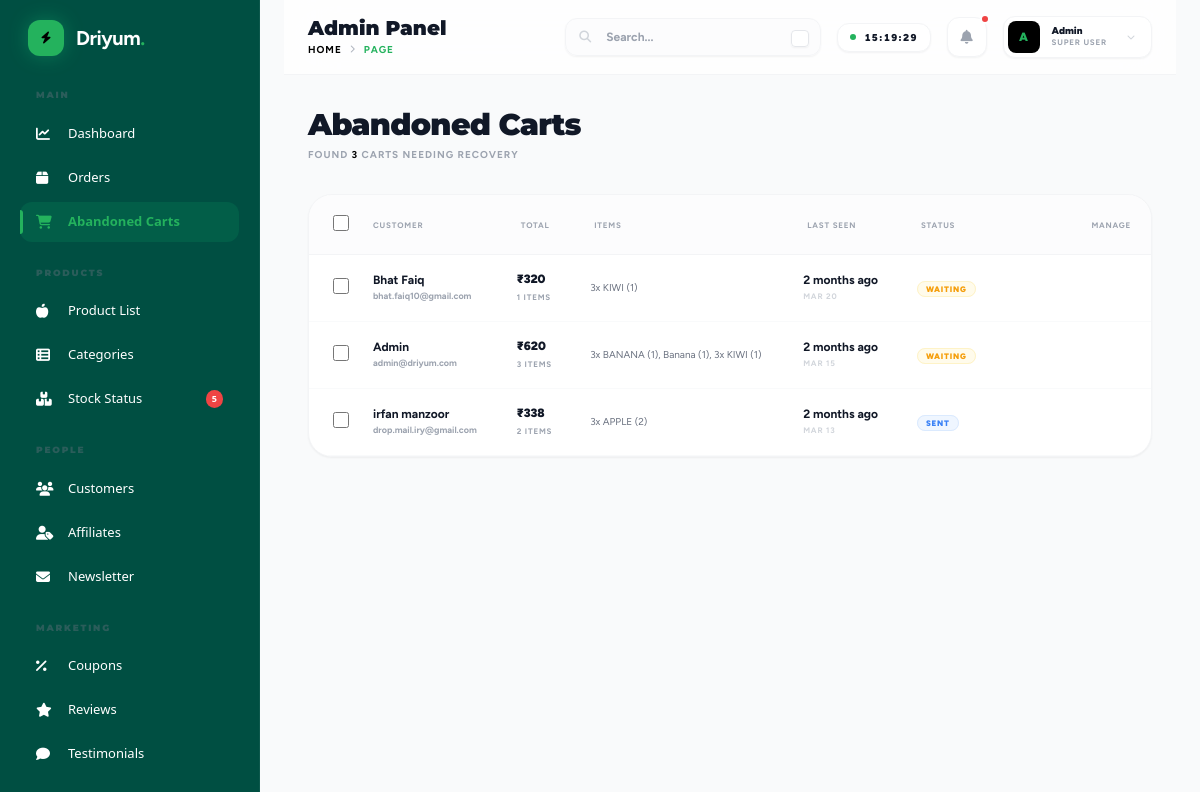
The page /admin/abandoned_carts.php (signed in) on the database as committed earlier.
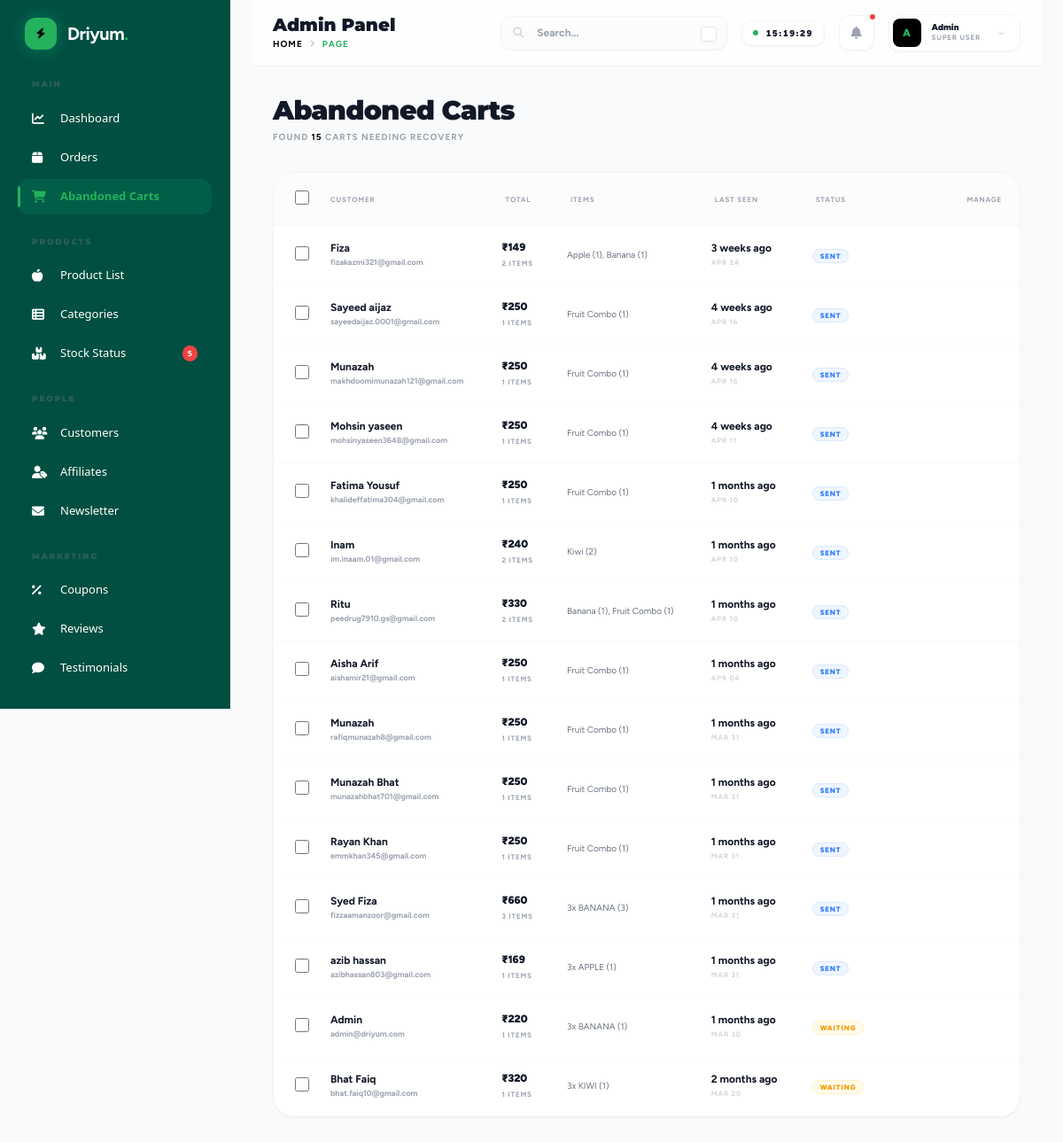
The same page on the database as committed later.
### tables this page shows
CREATE TABLE `abandoned_carts` (
  `id` int(11) NOT NULL,
  `user_id` int(11) NOT NULL,
  `cart_data` text NOT NULL,
  `last_updated` timestamp NOT NULL DEFAULT current_timestamp() ON UPDATE current_timestamp(),
  `is_reminded` tinyint(1) DEFAULT 0,
  `created_at` timestamp NOT NULL DEFAULT current_timestamp()
);

CREATE TABLE `users` (
  `id` int(11) NOT NULL,
  `name` varchar(255) NOT NULL,
  `email` varchar(255) NOT NULL,
  `phone` varchar(20) DEFAULT NULL,
  `password` varchar(255) NOT NULL,
  `is_admin` tinyint(1) DEFAULT 0,
  `is_active` tinyint(1) DEFAULT 1,
  `created_at` timestamp NOT NULL DEFAULT current_timestamp(),
  `updated_at` timestamp NOT NULL DEFAULT current_timestamp() ON UPDATE current_timestamp()
);

### includes/functions.php (called while the page is built, shortened)
<?php
require_once __DIR__ . '/../config/database.php';
function get_product_by_id($id) {
    $sql = "SELECT p.*, c.name as category_name FROM products p LEFT JOIN categories c ON c.id = p.category_id WHERE p.id = ? AND p.is_active = 1";
    return fetch_one($sql, [$id]);
}
function get_time_ago($timestamp) {
    $time_ago = strtotime($timestamp);
    $current_time = time();
    $time_difference = $current_time - $time_ago;
    $seconds = $time_difference;
    $minutes = round($seconds / 60);
    $hours = round($seconds / 3600);
    $days = round($seconds / 86400);
    $weeks = round($seconds / 604800);
    $months = round($seconds / 2629440);
    $years = round($seconds / 31553280);
    if ($seconds <= 60) {
        return "Just now";
    } else if ($minutes <= 60) {
        return "$minutes min ago";
    } else if ($hours <= 24) {
        return "$hours hours ago";
    } else if ($days <= 7) {
        return "$days days ago";
    } else if ($weeks <= 4.3) {
        return "$weeks weeks ago";
    } else if ($months <= 12) {
        return "$months months ago";
    } else {
        return "$years years ago";
    }
}
function get_pagination_data($query, $params = [], $per_page = 10) {
    $page = isset($_GET['page']) ? (int)$_GET['page'] : 1;
    $count_query = "SELECT COUNT(*) as total FROM ($query) as t";
    $total_res = fetch_one($count_query, $params);
    $total_records = $total_res['total'] ?? 0;
    $total_pages = ceil($total_records / $per_page);
    $offset = ($page - 1) * $per_page;
    $paginated_query = $query . " LIMIT $per_page OFFSET $offset";
    $records = fetch_all($paginated_query, $params);
    return [
        'records' => $records,
        'current_page' => $page,
        'total_pages' => $total_pages,
        'total_records' => $total_records,
        'per_page' => $per_page
    ];
}

### config/database.php (called while the page is built, shortened)
<?php
function get_db_connection() {
    static $conn = null;
    if ($conn === null) {
        $conn = @mysqli_connect(DB_HOST, DB_USER, DB_PASS, DB_NAME);
        mysqli_set_charset($conn, "utf8mb4");
        mysqli_query($conn, "SET time_zone = '+05:30'");
    }
    return $conn;
}
function execute_query($sql, $params = []) {
    $conn = get_db_connection();
    if (!empty($params)) {
        $stmt = mysqli_prepare($conn, $sql);
        if ($stmt) {
            $types = '';
            $values = [];
            foreach ($params as $param) {
                if (is_int($param)) {
                    $types .= 'i';
                } elseif (is_double($param)) {
                    $types .= 'd';
                } else {
                    $types .= 's';
                }
                $values[] = $param;
            }
            mysqli_stmt_bind_param($stmt, $types, ...$values);
            $success = mysqli_stmt_execute($stmt);
            $result = mysqli_stmt_get_result($stmt);
            return $result;
        }
        return false;
    }
    return mysqli_query($conn, $sql);
}
function fetch_all($sql, $params = []) {
    $result = execute_query($sql, $params);
    if ($result) {
        $rows = [];
        while ($row = mysqli_fetch_assoc($result)) {
            $rows[] = $row;
        }
        return $rows;
    }
    return [];
}
function fetch_one($sql, $params = []) {
    $result = execute_query($sql, $params);
    if ($result) {
        return mysqli_fetch_assoc($result);
    }
    return null;
}

### admin/abandoned_carts.php (the view, shortened to what the changed rows need)
<?php
require_once '../config/database.php';
require_once '../includes/functions.php';
$query = "SELECT ac.*, u.name as user_name, u.email as user_email
          FROM abandoned_carts ac
          LEFT JOIN users u ON ac.user_id = u.id
          ORDER BY ac.last_updated DESC";
$pagination = get_pagination_data($query, [], 15);
$carts = $pagination['records'];
include 'includes/header.php';
?>
<div class="mb-8 flex flex-col md:flex-row justify-between items-start md:items-center gap-6 anim-up">
    <div>
        <h1 class="text-3xl font-black text-gray-900 crimson-pro tracking-tight">Abandoned Carts</h1>
        <p class="text-[10px] font-bold text-gray-400 uppercase tracking-widest mt-1">Found <span class="text-black"><?php echo $pagination['total_records']; ?></span> carts needing recovery</p>
    </div>
</div>
<form id="bulkActionForm" method="POST">
    <div class="bg-white rounded-3xl shadow-sm border border-gray-100 overflow-hidden anim-up">
        <div class="overflow-x-auto">
            <table class="w-full text-left border-collapse">
                <thead>
                    <tr class="text-gray-400 text-[8px] uppercase bg-gray-50/50 border-b border-gray-100 font-black tracking-widest">
                        <th class="p-5 w-16 text-center">
                            <input type="checkbox" id="selectAll" class="w-4 h-4 rounded border-gray-200 text-black focus:ring-black cursor-pointer">
                        </th>
                        <th class="p-5 pl-0">Customer</th>
                        <th class="p-5">Total</th>
                        <th class="p-5">Items</th>
                        <th class="p-5">Last Seen</th>
                        <th class="p-5">Status</th>
                        <th class="p-5 text-right">Manage</th>
                    </tr>
                </thead>
                <tbody class="text-xs text-gray-600">
                    <?php foreach ($carts as $c):
                        $items = json_decode($c['cart_data'] ?? '', true);
                        $total_val = 0;
                        $item_count = 0;
                        $parts = [];
                        foreach($items as $pid => $qty) {
                            $p = get_product_by_id($pid);
                            if($p) {
                                $total_val += $p['price'] * $qty;
                                $item_count += $qty;
                                $parts[] = $p['name'] . " ($qty)";
                            }
                        }
                    ?>
                    <tr class="border-b border-gray-50 hover:bg-gray-50/50 transition-all group cart-row">
                        <td class="p-4 text-center">
                            <input type="checkbox" name="cart_ids[]" value="<?php echo $c['id']; ?>" class="cart-checkbox w-4 h-4 rounded border-gray-200 text-black focus:ring-black cursor-pointer">
                        </td>
                        <td class="p-4 pl-0">
                            <div class="font-bold text-gray-900"><?php echo htmlspecialchars($c['user_name'] ?? 'Deleted User'); ?></div>
                            <div class="text-[9px] font-bold text-gray-400"><?php echo htmlspecialchars($c['user_email'] ?? 'N/A'); ?></div>
                        </td>
                        <td class="p-4">
                            <div class="font-black text-gray-900">₹<?php echo number_format($total_val); ?></div>
                            <div class="text-[8px] font-bold text-gray-400 uppercase tracking-widest mt-0.5"><?php echo $item_count; ?> Items</div>
                        </td>
                        <td class="p-4 max-w-[200px]">
                            <p class="text-[10px] text-gray-500 truncate" title="<?php echo implode(', ', $parts); ?>">
                                <?php echo implode(', ', $parts); ?>
                            </p>
                        </td>
                        <td class="p-4">
                            <div class="font-bold text-gray-900"><?php echo get_time_ago($c['last_updated']); ?></div>
                            <div class="text-[8px] font-bold text-gray-300 uppercase tracking-widest"><?php echo date('M d', strtotime($c['last_updated'])); ?></div>
                        </td>
                        <td class="p-4">
                            <?php if($c['is_reminded']): ?>
                                <span class="px-2 py-0.5 rounded-lg text-[8px] font-black uppercase tracking-widest border border-blue-100 bg-blue-50 text-blue-500">Sent</span>
                            <?php else: ?>
                                <span class="px-2 py-0.5 rounded-lg text-[8px] font-black uppercase tracking-widest border border-amber-100 bg-amber-50 text-amber-500">Waiting</span>
                            <?php endif; ?>
                        </td>
                        <td class="p-4 text-right">
                        </td>
                    </tr>
                    <?php endforeach; ?>
                </tbody>
            </table>
        </div>
    </div>
</form>
<?php include 'includes/footer.php'; ?>

Rows that differ between the two databases and show on the page:
removed abandoned_carts: user.name "irfan manzoor", user.email "drop.mail.iry@gmail.com", total_val "338", item_count "2", parts "3x APPLE (2)", last_updated "2 months ago", last_updated "MAR 13", is_reminded "SENT"
added abandoned_carts: user.name "Fiza", user.email "fizakazmi321@gmail.com", total_val "149", item_count "2", parts "Apple (1), Banana (1)", last_updated "3 weeks ago", last_updated "APR 24", is_reminded "SENT"
added abandoned_carts: user.name "Sayeed aijaz", user.email "sayeedaijaz.0001@gmail.com", total_val "250", item_count "1", parts "Fruit Combo (1)", last_updated "4 weeks ago", last_updated "APR 16", is_reminded "SENT"
added abandoned_carts: user.name "Munazah", user.email "makhdoomimunazah121@gmail.com", total_val "250", item_count "1", parts "Fruit Combo (1)", last_updated "4 weeks ago", last_updated "APR 16", is_reminded "SENT"
added abandoned_carts: user.name "Mohsin yaseen", user.email "mohsinyaseen3648@gmail.com", total_val "250", item_count "1", parts "Fruit Combo (1)", last_updated "4 weeks ago", last_updated "APR 11", is_reminded "SENT"
added abandoned_carts: user.name "Fatima Yousuf", user.email "khalideffatima304@gmail.com", total_val "250", item_count "1", parts "Fruit Combo (1)", last_updated "1 months ago", last_updated "APR 10", is_reminded "SENT"
added abandoned_carts: user.name "Inam", user.email "im.inaam.01@gmail.com", total_val "240", item_count "2", parts "Kiwi (2)", last_updated "1 months ago", last_updated "APR 10", is_reminded "SENT"
added abandoned_carts: user.name "Ritu", user.email "peedrug7910.gs@gmail.com", total_val "330", item_count "2", parts "Banana (1), Fruit Combo (1)", last_updated "1 months ago", last_updated "APR 10", is_reminded "SENT"
added abandoned_carts: user.name "Aisha Arif", user.email "aishamir21@gmail.com", total_val "250", item_count "1", parts "Fruit Combo (1)", last_updated "1 months ago", last_updated "APR 04", is_reminded "SENT"
added abandoned_carts: user.name "Munazah", user.email "rafiqmunazah8@gmail.com", total_val "250", item_count "1", parts "Fruit Combo (1)", last_updated "1 months ago", last_updated "MAR 31", is_reminded "SENT"
added abandoned_carts: user.name "Munazah Bhat", user.email "munazahbhat701@gmail.com", total_val "250", item_count "1", parts "Fruit Combo (1)", last_updated "1 months ago", last_updated "MAR 31", is_reminded "SENT"
added abandoned_carts: user.name "Rayan Khan", user.email "emmkhan345@gmail.com", total_val "250", item_count "1", parts "Fruit Combo (1)", last_updated "1 months ago", last_updated "MAR 31", is_reminded "SENT"
added abandoned_carts: user.name "Syed Fiza", user.email "fizzaamanzoor@gmail.com", total_val "660", item_count "3", parts "3x BANANA (3)", last_updated "1 months ago", last_updated "MAR 31", is_reminded "SENT"
added abandoned_carts: user.name "azib hassan", user.email "azibhassan803@gmail.com", total_val "169", item_count "1", parts "3x APPLE (1)", last_updated "1 months ago", last_updated "MAR 31", is_reminded "SENT"
changed abandoned_carts "Admin": total_val "620" → "220"; item_count "3" → "1"; parts "3x BANANA (1), Banana (1), 3x KIWI (1)" → "3x BANANA (1)"; last_updated "2 months ago" → "1 months ago"; last_updated "MAR 15" → "MAR 30"; moves up the list
Other text that changed with them:
$pagination['total_records']: "3" → "15"
